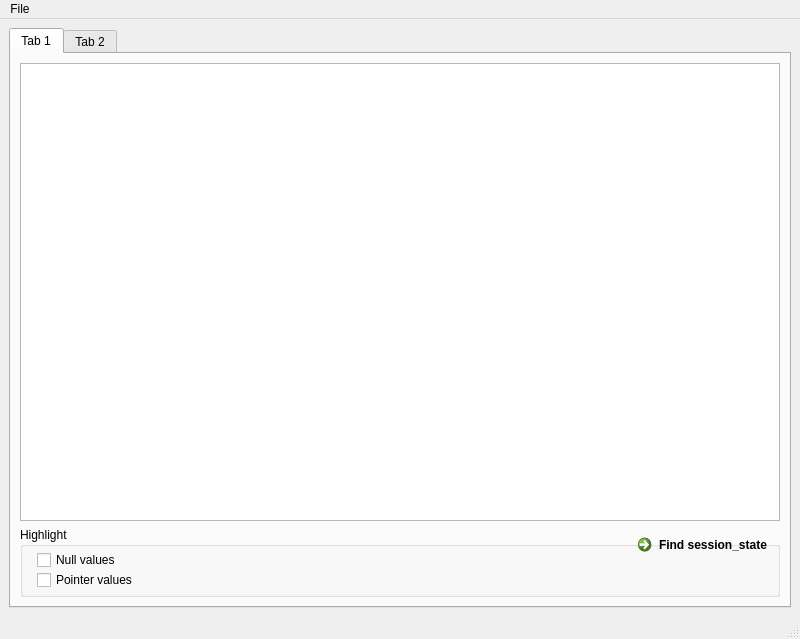
<?xml version="1.0" encoding="UTF-8"?>
<ui version="4.0">
 <class>MainWindow</class>
 <widget class="QMainWindow" name="MainWindow">
  <property name="geometry">
   <rect>
    <x>0</x>
    <y>0</y>
    <width>800</width>
    <height>639</height>
   </rect>
  </property>
  <property name="windowTitle">
   <string>Haystack Memory analysis</string>
  </property>
  <widget class="QWidget" name="centralwidget">
   <property name="sizePolicy">
    <sizepolicy hsizetype="Expanding" vsizetype="Expanding">
     <horstretch>0</horstretch>
     <verstretch>0</verstretch>
    </sizepolicy>
   </property>
   <layout class="QGridLayout" name="gridLayout">
    <item row="0" column="0">
     <layout class="QVBoxLayout" name="verticalLayout">
      <item>
       <widget class="QTabWidget" name="tabWidget">
        <property name="sizePolicy">
         <sizepolicy hsizetype="Expanding" vsizetype="Expanding">
          <horstretch>0</horstretch>
          <verstretch>0</verstretch>
         </sizepolicy>
        </property>
        <property name="currentIndex">
         <number>0</number>
        </property>
        <widget class="QWidget" name="tab">
         <attribute name="title">
          <string>Tab 1</string>
         </attribute>
         <layout class="QGridLayout" name="gridLayout_3">
          <item row="0" column="0">
           <widget class="QGraphicsView" name="graphicsView"/>
          </item>
          <item row="1" column="0">
           <widget class="QGroupBox" name="groupBox">
            <property name="enabled">
             <bool>true</bool>
            </property>
            <property name="sizePolicy">
             <sizepolicy hsizetype="Expanding" vsizetype="Expanding">
              <horstretch>0</horstretch>
              <verstretch>0</verstretch>
             </sizepolicy>
            </property>
            <property name="maximumSize">
             <size>
              <width>16777215</width>
              <height>70</height>
             </size>
            </property>
            <property name="title">
             <string>Highlight</string>
            </property>
            <widget class="QCheckBox" name="show_null">
             <property name="geometry">
              <rect>
               <x>17</x>
               <y>25</y>
               <width>125</width>
               <height>16</height>
              </rect>
             </property>
             <property name="text">
              <string>Null values</string>
             </property>
            </widget>
            <widget class="QCheckBox" name="show_pointers">
             <property name="geometry">
              <rect>
               <x>17</x>
               <y>45</y>
               <width>125</width>
               <height>16</height>
              </rect>
             </property>
             <property name="text">
              <string>Pointer values</string>
             </property>
            </widget>
            <widget class="QCommandLinkButton" name="show_search">
             <property name="geometry">
              <rect>
               <x>610</x>
               <y>0</y>
               <width>161</width>
               <height>36</height>
              </rect>
             </property>
             <property name="text">
              <string>Find session_state</string>
             </property>
            </widget>
           </widget>
          </item>
         </layout>
        </widget>
        <widget class="QWidget" name="tab_2">
         <attribute name="title">
          <string>Tab 2</string>
         </attribute>
        </widget>
       </widget>
      </item>
     </layout>
    </item>
   </layout>
  </widget>
  <widget class="QMenuBar" name="menubar">
   <property name="geometry">
    <rect>
     <x>0</x>
     <y>0</y>
     <width>800</width>
     <height>25</height>
    </rect>
   </property>
   <widget class="QMenu" name="menuFile">
    <property name="title">
     <string>File</string>
    </property>
    <addaction name="menu_file_open"/>
    <addaction name="separator"/>
    <addaction name="menu_file_exit"/>
   </widget>
   <addaction name="menuFile"/>
  </widget>
  <widget class="QStatusBar" name="statusbar"/>
  <action name="actionExit">
   <property name="text">
    <string>Exit</string>
   </property>
  </action>
  <action name="menu_file_open">
   <property name="text">
    <string>Open</string>
   </property>
   <property name="toolTip">
    <string>Open</string>
   </property>
   <property name="statusTip">
    <string>Open a memory dump</string>
   </property>
   <property name="shortcut">
    <string>Ctrl+O</string>
   </property>
  </action>
  <action name="menu_file_exit">
   <property name="text">
    <string>Exit</string>
   </property>
   <property name="statusTip">
    <string>Exit Application</string>
   </property>
   <property name="shortcut">
    <string>Ctrl+Q</string>
   </property>
  </action>
 </widget>
 <resources/>
 <connections/>
</ui>
